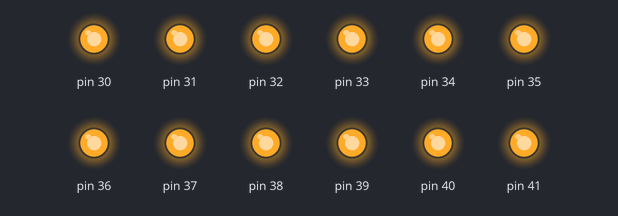
Simulated run of this sketch. Board: Arduino Mega 2560, built with avr-gcc and run on an emulated ATmega2560. On the bench: output pins drawn as LEDs (lit = HIGH).

Above: at 0.1 s.
At 2.37 s:
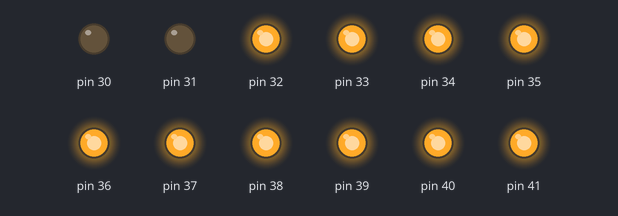
At 2.87 s:
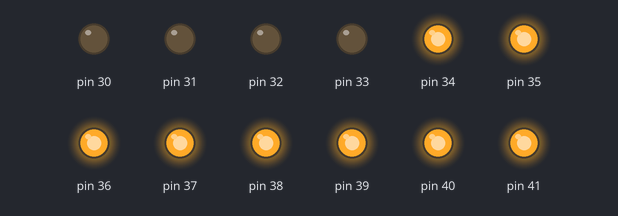
At 3.62 s:
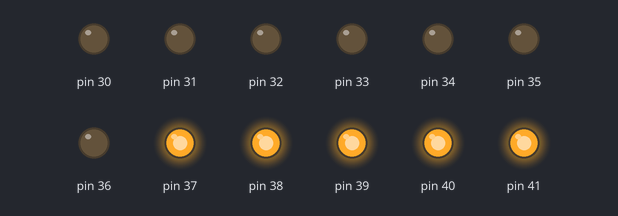
At 4.12 s:
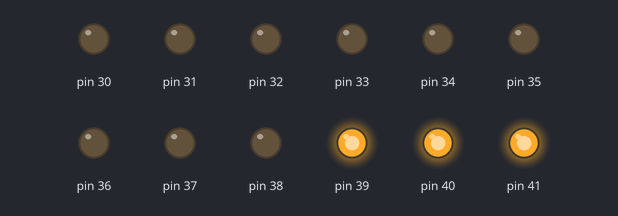
At 4.8 s:
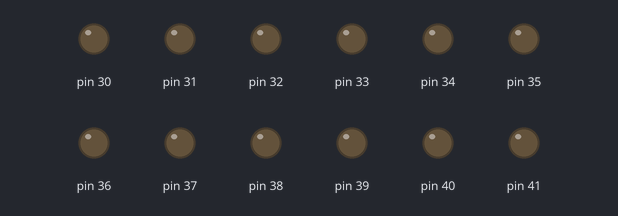
Timing chart, 0 to 6.3 s (numbered marks = the images above):
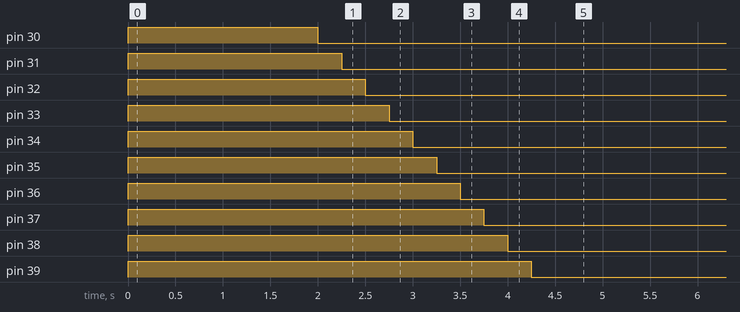

Measured:
- by itself, pin 30: HIGH → LOW at 2.0 s
- by itself, pin 31: HIGH → LOW at 2.3 s
- by itself, pin 32: HIGH → LOW at 2.5 s
- by itself, pin 33: HIGH → LOW at 2.8 s
- by itself, pin 34: HIGH → LOW at 3.0 s
- by itself, pin 35: HIGH → LOW at 3.3 s
- by itself, pin 36: HIGH → LOW at 3.5 s
- by itself, pin 37: HIGH → LOW at 3.8 s

The sketch:

VerificadorEntradas_Moxa.ino
```cpp
//Test entradas Moxa ioLogik E2210
//Conectar entradas Moxa a los pines digitales 30,31,32,33,34,35,36,37,38,39,40 y 41 del arduino
//Registro de pulsos en monitor Serie


bool flag0;
bool flag1;
bool flag2;
bool flag3;
bool flag4;
bool flag5;
bool flag6;
bool flag7;
bool flag8;
bool flag9;
bool flag10;
bool flag11;


void setup() {
  pinMode(30, OUTPUT);
  pinMode(31, OUTPUT);
  pinMode(32, OUTPUT);
  pinMode(33, OUTPUT);
  pinMode(34, OUTPUT);
  pinMode(35, OUTPUT);
  pinMode(36, OUTPUT);
  pinMode(37, OUTPUT);
  pinMode(38, OUTPUT);
  pinMode(39, OUTPUT);
  pinMode(40, OUTPUT);
  pinMode(41, OUTPUT);

  flag0 = true;
  flag1 = true;
  flag2 = true;
  flag3 = true;
  flag4 = true;
  flag5 = true;
  flag6 = true;
  flag7 = true;
  flag8 = true;
  flag9 = true;
  flag10 = true;
  flag11 = true;


  digitalWrite(30, HIGH);
  digitalWrite(31, HIGH);
  digitalWrite(32, HIGH);
  digitalWrite(33, HIGH);
  digitalWrite(34, HIGH);
  digitalWrite(35, HIGH);
  digitalWrite(36, HIGH);
  digitalWrite(37, HIGH);
  digitalWrite(38, HIGH);
  digitalWrite(39, HIGH);
  digitalWrite(40, HIGH);
  digitalWrite(41, HIGH);
}

void loop() {

  //*******************************
  //Normalmente cerrado
  delay(2000);

  if (flag0 == true) {
    digitalWrite(30, LOW);
    flag0 = false;
  }
delay(250);
  if (flag1 == true) {
    digitalWrite(31, LOW);
    flag1 = false;
  }
delay(250);

  if (flag2 == true) {
    digitalWrite(32, LOW);
    flag2 = false;
  }

delay(250);
  if (flag3 == true) {
    digitalWrite(33, LOW);
    flag3 = false;
  }
  delay(250);

  if (flag4 == true) {
    digitalWrite(34, LOW);
    flag4 = false;
  }
delay(250);

  if (flag5 == true) {
    digitalWrite(35, LOW);
    flag5 = false;
  }
delay(250);

  if (flag6 == true) {
    digitalWrite(36, LOW);
    flag6 = false;
  }
delay(250);

  if (flag7 == true) {
    digitalWrite(37, LOW);
    flag7 = false;
  }
delay(250);

  if (flag8 == true) {
    digitalWrite(38, LOW);
    flag8 = false;
  }
delay(250);

  if (flag9 == true) {
    digitalWrite(39, LOW);
    flag9 = false;
  }

delay(250);
  if (flag10 == true) {
    digitalWrite(40, LOW);
    flag10 = false;
  }

delay(250);
  if (flag11 == true) {
    digitalWrite(41, LOW);
    flag11 = false;
  }
}
```
